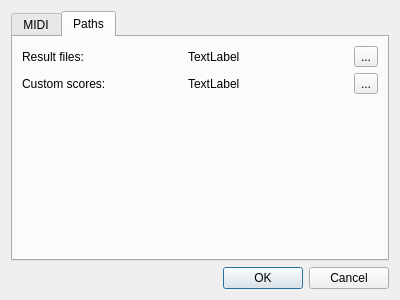
<?xml version="1.0" encoding="UTF-8"?>
<ui version="4.0">
 <class>SettingsDialog</class>
 <widget class="QDialog" name="SettingsDialog">
  <property name="geometry">
   <rect>
    <x>0</x>
    <y>0</y>
    <width>400</width>
    <height>300</height>
   </rect>
  </property>
  <property name="windowTitle">
   <string>Dialog</string>
  </property>
  <layout class="QVBoxLayout" name="verticalLayout">
   <item>
    <widget class="QTabWidget" name="tabWidget">
     <property name="currentIndex">
      <number>1</number>
     </property>
     <widget class="QWidget" name="tab">
      <attribute name="title">
       <string>MIDI</string>
      </attribute>
      <layout class="QVBoxLayout" name="verticalLayout_4">
       <item>
        <layout class="QHBoxLayout" name="horizontalLayout">
         <property name="sizeConstraint">
          <enum>QLayout::SetDefaultConstraint</enum>
         </property>
         <item>
          <layout class="QVBoxLayout" name="verticalLayout_3">
           <property name="sizeConstraint">
            <enum>QLayout::SetDefaultConstraint</enum>
           </property>
           <item>
            <widget class="QLabel" name="label">
             <property name="sizePolicy">
              <sizepolicy hsizetype="Maximum" vsizetype="Preferred">
               <horstretch>0</horstretch>
               <verstretch>0</verstretch>
              </sizepolicy>
             </property>
             <property name="layoutDirection">
              <enum>Qt::LeftToRight</enum>
             </property>
             <property name="text">
              <string>MIDI IN</string>
             </property>
             <property name="alignment">
              <set>Qt::AlignLeading|Qt::AlignLeft|Qt::AlignVCenter</set>
             </property>
            </widget>
           </item>
           <item>
            <widget class="QLabel" name="label_2">
             <property name="sizePolicy">
              <sizepolicy hsizetype="Maximum" vsizetype="Preferred">
               <horstretch>0</horstretch>
               <verstretch>0</verstretch>
              </sizepolicy>
             </property>
             <property name="text">
              <string>MIDI OUT</string>
             </property>
            </widget>
           </item>
          </layout>
         </item>
         <item>
          <layout class="QVBoxLayout" name="verticalLayout_2">
           <item>
            <widget class="QComboBox" name="comboBoxInputDevice">
             <property name="sizePolicy">
              <sizepolicy hsizetype="MinimumExpanding" vsizetype="Fixed">
               <horstretch>0</horstretch>
               <verstretch>0</verstretch>
              </sizepolicy>
             </property>
            </widget>
           </item>
           <item>
            <widget class="QComboBox" name="comboBoxOutputDevice">
             <property name="sizePolicy">
              <sizepolicy hsizetype="MinimumExpanding" vsizetype="Fixed">
               <horstretch>0</horstretch>
               <verstretch>0</verstretch>
              </sizepolicy>
             </property>
            </widget>
           </item>
          </layout>
         </item>
        </layout>
       </item>
       <item>
        <spacer name="verticalSpacer">
         <property name="orientation">
          <enum>Qt::Vertical</enum>
         </property>
         <property name="sizeHint" stdset="0">
          <size>
           <width>20</width>
           <height>116</height>
          </size>
         </property>
        </spacer>
       </item>
      </layout>
     </widget>
     <widget class="QWidget" name="tab_2">
      <attribute name="title">
       <string>Paths</string>
      </attribute>
      <layout class="QVBoxLayout" name="verticalLayout_8">
       <item>
        <layout class="QHBoxLayout" name="horizontalLayout_2">
         <item>
          <layout class="QVBoxLayout" name="verticalLayout_5">
           <property name="sizeConstraint">
            <enum>QLayout::SetMinimumSize</enum>
           </property>
           <item>
            <widget class="QLabel" name="label_5">
             <property name="text">
              <string>Result files:</string>
             </property>
            </widget>
           </item>
           <item>
            <widget class="QLabel" name="label_1">
             <property name="text">
              <string>Custom scores:</string>
             </property>
            </widget>
           </item>
          </layout>
         </item>
         <item>
          <layout class="QVBoxLayout" name="verticalLayout_6">
           <property name="sizeConstraint">
            <enum>QLayout::SetMaximumSize</enum>
           </property>
           <item>
            <widget class="QLabel" name="labelResultFilesPath">
             <property name="text">
              <string>TextLabel</string>
             </property>
            </widget>
           </item>
           <item>
            <widget class="QLabel" name="labelCustomScoresPath">
             <property name="text">
              <string>TextLabel</string>
             </property>
            </widget>
           </item>
          </layout>
         </item>
         <item>
          <layout class="QVBoxLayout" name="verticalLayout_7">
           <property name="sizeConstraint">
            <enum>QLayout::SetMinimumSize</enum>
           </property>
           <item>
            <widget class="QToolButton" name="toolButtonResultFilePath">
             <property name="text">
              <string>...</string>
             </property>
            </widget>
           </item>
           <item>
            <widget class="QToolButton" name="toolButtonCustomScoresPath">
             <property name="text">
              <string>...</string>
             </property>
            </widget>
           </item>
          </layout>
         </item>
        </layout>
       </item>
       <item>
        <spacer name="verticalSpacer_2">
         <property name="orientation">
          <enum>Qt::Vertical</enum>
         </property>
         <property name="sizeHint" stdset="0">
          <size>
           <width>20</width>
           <height>116</height>
          </size>
         </property>
        </spacer>
       </item>
      </layout>
     </widget>
    </widget>
   </item>
   <item>
    <widget class="QDialogButtonBox" name="buttonBox">
     <property name="orientation">
      <enum>Qt::Horizontal</enum>
     </property>
     <property name="standardButtons">
      <set>QDialogButtonBox::Cancel|QDialogButtonBox::Ok</set>
     </property>
    </widget>
   </item>
  </layout>
 </widget>
 <resources/>
 <connections>
  <connection>
   <sender>buttonBox</sender>
   <signal>accepted()</signal>
   <receiver>SettingsDialog</receiver>
   <slot>accept()</slot>
   <hints>
    <hint type="sourcelabel">
     <x>248</x>
     <y>254</y>
    </hint>
    <hint type="destinationlabel">
     <x>157</x>
     <y>274</y>
    </hint>
   </hints>
  </connection>
  <connection>
   <sender>buttonBox</sender>
   <signal>rejected()</signal>
   <receiver>SettingsDialog</receiver>
   <slot>reject()</slot>
   <hints>
    <hint type="sourcelabel">
     <x>316</x>
     <y>260</y>
    </hint>
    <hint type="destinationlabel">
     <x>286</x>
     <y>274</y>
    </hint>
   </hints>
  </connection>
 </connections>
</ui>
